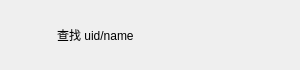
<?xml version="1.0" encoding="UTF-8"?>
<ui version="4.0">
 <class>AddUserItem</class>
 <widget class="QWidget" name="AddUserItem">
  <property name="geometry">
   <rect>
    <x>0</x>
    <y>0</y>
    <width>300</width>
    <height>70</height>
   </rect>
  </property>
  <property name="minimumSize">
   <size>
    <width>300</width>
    <height>70</height>
   </size>
  </property>
  <property name="maximumSize">
   <size>
    <width>300</width>
    <height>70</height>
   </size>
  </property>
  <property name="windowTitle">
   <string>Form</string>
  </property>
  <layout class="QHBoxLayout" name="horizontalLayout">
   <item>
    <widget class="QLabel" name="add_tip">
     <property name="minimumSize">
      <size>
       <width>40</width>
       <height>40</height>
      </size>
     </property>
     <property name="maximumSize">
      <size>
       <width>40</width>
       <height>40</height>
      </size>
     </property>
     <property name="text">
      <string/>
     </property>
    </widget>
   </item>
   <item>
    <widget class="QLabel" name="message_tip">
     <property name="text">
      <string>查找 uid/name</string>
     </property>
    </widget>
   </item>
   <item>
    <widget class="QLabel" name="right_tip">
     <property name="minimumSize">
      <size>
       <width>30</width>
       <height>30</height>
      </size>
     </property>
     <property name="maximumSize">
      <size>
       <width>30</width>
       <height>30</height>
      </size>
     </property>
     <property name="text">
      <string/>
     </property>
    </widget>
   </item>
  </layout>
 </widget>
 <resources/>
 <connections/>
</ui>
